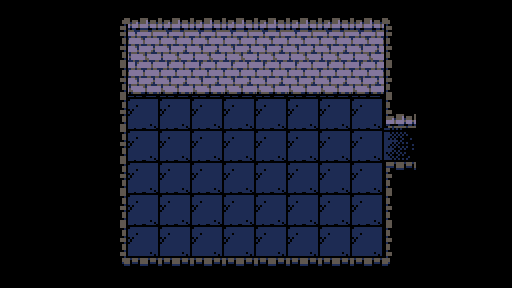

This is a level from a 2D game, rendered from its Tiled map with the project's own tilesets. A one-line summary and the complete map file follow:
An orthogonal 16x9 tile map with 32x32 px tiles, 3 tile layers (Tile Layer 2, Tile Layer 1, Tile Layer 3), 3 tilesets.

<map version="1.10" tiledversion="1.12.0" orientation="orthogonal" renderorder="right-down" width="16" height="9" tilewidth="32" tileheight="32" infinite="0" nextlayerid="4" nextobjectid="1">
 <tileset firstgid="1" source="wall_paid.tsx" />
 <tileset firstgid="197" source="floor_paid.tsx" />
 <tileset firstgid="295" source="bookself.tsx" />
 <layer id="2" name="Tile Layer 2" width="16" height="9">
  <data encoding="csv">
0,0,0,0,0,0,0,0,0,0,0,0,0,0,0,0,
0,0,0,0,0,0,0,0,0,0,0,0,0,0,0,0,
0,0,0,0,0,0,0,0,0,0,0,0,0,0,0,0,
0,0,0,0,268,268,268,268,268,268,268,268,0,0,0,0,
0,0,0,0,268,268,268,268,268,268,268,268,282,0,0,0,
0,0,0,0,268,268,268,268,268,268,268,268,0,0,0,0,
0,0,0,0,268,268,268,268,268,268,268,268,0,0,0,0,
0,0,0,0,268,268,268,268,268,268,268,268,0,0,0,0,
0,0,0,0,0,0,0,0,0,0,0,0,0,0,0,0
</data>
 </layer>
 <layer id="1" name="Tile Layer 1" width="16" height="9">
  <data encoding="csv">
16,16,16,5,6,6,6,6,6,6,6,6,7,16,16,16,
16,16,16,19,10,10,10,10,10,10,10,10,21,16,16,16,
16,16,16,19,24,24,24,24,24,24,24,24,21,16,16,16,
16,16,16,19,0,0,0,0,0,0,0,0,85,16,16,16,
16,16,16,19,0,0,0,0,0,0,0,0,0,16,16,16,
16,16,16,19,0,0,0,0,0,0,0,0,43,16,16,16,
16,16,16,19,0,0,0,0,0,0,0,0,21,16,16,16,
16,16,16,19,0,0,0,0,0,0,0,0,21,16,16,16,
16,16,16,33,34,34,34,34,34,34,34,34,35,16,16,16
</data>
 </layer>
 <layer id="3" name="Tile Layer 3" width="16" height="9">
  <data encoding="csv">
0,0,0,0,0,0,0,0,0,0,0,0,0,0,0,0,
0,0,0,0,0,0,0,0,0,0,0,0,0,0,0,0,
0,0,0,0,0,0,0,0,0,0,0,0,0,0,0,0,
0,0,0,0,0,0,0,0,0,0,0,0,0,0,0,0,
0,0,0,0,0,0,0,0,0,0,0,0,0,0,0,0,
0,0,0,0,0,0,0,0,0,0,0,0,0,0,0,0,
0,0,0,0,0,0,0,0,0,0,0,0,0,0,0,0,
0,0,0,0,0,0,0,0,0,0,0,0,0,0,0,0,
0,0,0,0,0,0,0,0,0,0,0,0,0,0,0,0
</data>
 </layer>
</map>
